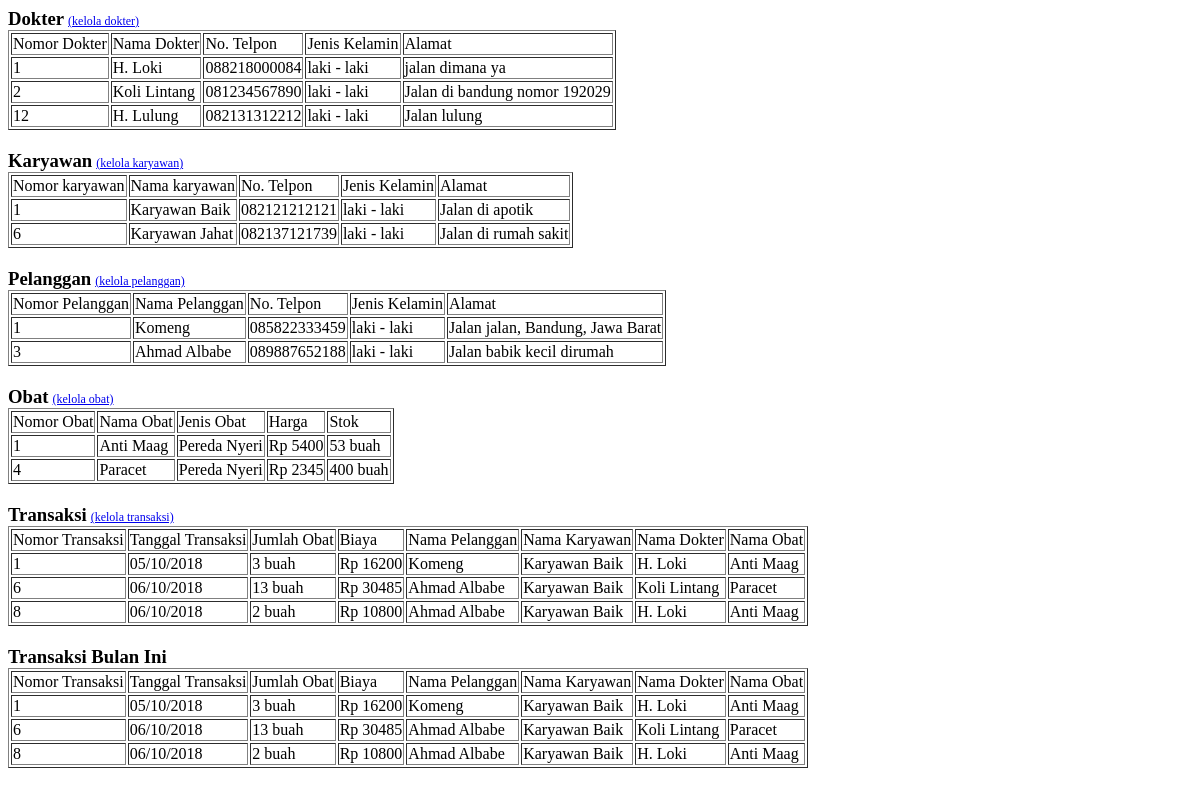
Before: / with the older database file.
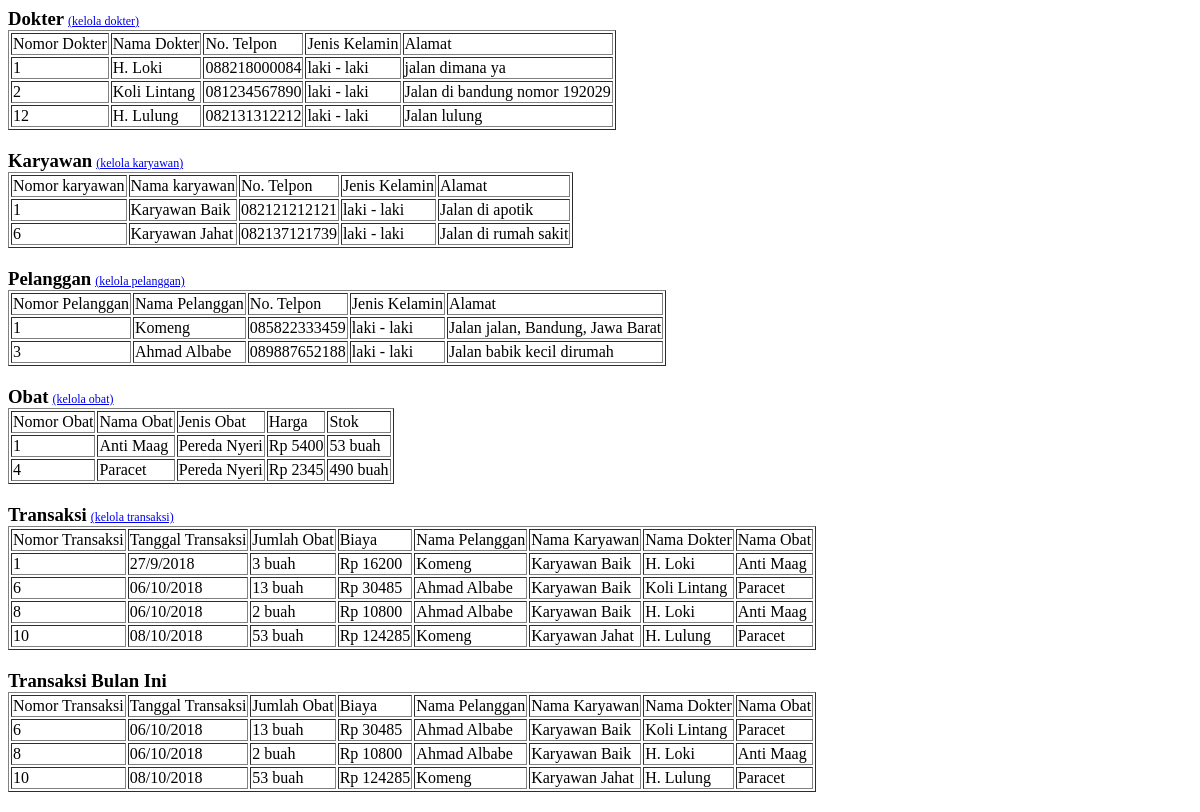
After: the same page with the newer database file.
### tables this page shows
CREATE TABLE `dokter` (
  `no_primary` int(4) NOT NULL,
  `nama` varchar(50) NOT NULL,
  `no_telp` varchar(15) NOT NULL,
  `jenis_kelamin` varchar(20) NOT NULL,
  `alamat` varchar(200) NOT NULL
);

CREATE TABLE `karyawan` (
  `no_primary` int(4) NOT NULL,
  `nama` varchar(50) NOT NULL,
  `no_telp` varchar(15) NOT NULL,
  `jenis_kelamin` varchar(20) NOT NULL,
  `alamat` varchar(200) NOT NULL
);

CREATE TABLE `pelanggan` (
  `no_primary` int(4) NOT NULL,
  `nama` varchar(50) NOT NULL,
  `no_telp` varchar(15) NOT NULL,
  `jenis_kelamin` varchar(20) NOT NULL,
  `alamat` varchar(200) NOT NULL
);

CREATE TABLE `obat` (
  `no_obat` int(4) NOT NULL,
  `nama_obat` varchar(50) NOT NULL,
  `jenis_obat` varchar(50) NOT NULL,
  `harga` int(10) NOT NULL,
  `stok` int(4) NOT NULL
);

CREATE TABLE `transaksi` (
  `no_transaksi` int(4) NOT NULL,
  `tanggal_transaksi` varchar(20) NOT NULL,
  `no_pelanggan` int(4) NOT NULL,
  `no_karyawan` int(4) NOT NULL,
  `no_dokter` int(4) NOT NULL,
  `no_obat` int(4) NOT NULL,
  `jumlah_obat` int(4) NOT NULL
);

### koneksi.php (called while the page is built, shortened)
<?php
	$conn = mysqli_connect("localhost", "root", "", "apotik");
	function getSingleManusia($tabel, $primary){
		global $conn;
		$sql = "select * from $tabel where no_primary = $primary";
		return mysqli_query($conn, $sql);
	}
	function getAllManusia($tabel){
		global $conn;
		$sql = "select * from $tabel";
		return mysqli_query($conn, $sql);
	}
	function getSingleObat($primary){
		global $conn;
		$sql = "select * from obat where no_obat = $primary";
		return mysqli_query($conn, $sql);
	}
	function getAllObat(){
		global $conn;
		$sql = "select * from obat";
		return mysqli_query($conn, $sql);
	}
	function getAllTransaksi(){
		global $conn;
		$sql = "select * from transaksi";
		return mysqli_query($conn, $sql);
	}
?>

### index.php (the view, shortened to what this page needs)
<?php
	include('koneksi.php');
?>
<!DOCTYPE html>
	<html>
	<head>
	</head>
	<body>
		<div class = "dokter" style="margin-bottom:20px;">
			<h3 style="margin-bottom:0;display:inline">Dokter</h3>
			<a href="kelola.php?kelola=dokter" style="font-size:12px">(kelola dokter)</a>
			<table border="1">
				<tr>
					<td>Nomor Dokter</td>
					<td>Nama Dokter</td>
					<td>No. Telpon</td>
					<td>Jenis Kelamin</td>
					<td>Alamat</td>
				</tr>
				<?php
					$result = getAllManusia("dokter");
					while($row = mysqli_fetch_array($result)) {
						echo '
						<tr>
							<td>'.$row["no_primary"].'</td>
							<td>'.$row["nama"].'</td>
							<td>'.$row["no_telp"].'</td>
							<td>'.$row["jenis_kelamin"].'</td>
							<td>'.$row["alamat"].'</td>
						</tr>
						';
					}
				?>
			</table>
		</div>
		<div class = "karyawan" style="margin-bottom:20px;">
			<h3 style="margin-bottom:0;display:inline">Karyawan</h3>
			<a href="kelola.php?kelola=karyawan" style="font-size:12px">(kelola karyawan)</a>
			<table border="1">
				<tr>
					<td>Nomor karyawan</td>
					<td>Nama karyawan</td>
					<td>No. Telpon</td>
					<td>Jenis Kelamin</td>
					<td>Alamat</td>
				</tr>
				<?php
					$result = getAllManusia("karyawan");
					while($row = mysqli_fetch_array($result)) {
						echo '
						<tr>
							<td>'.$row["no_primary"].'</td>
							<td>'.$row["nama"].'</td>
							<td>'.$row["no_telp"].'</td>
							<td>'.$row["jenis_kelamin"].'</td>
							<td>'.$row["alamat"].'</td>
						</tr>
						';
					}
				?>
			</table>
		</div>
		<div class = "pelanggan" style="margin-bottom:20px;">
			<h3 style="margin-bottom:0;display:inline">Pelanggan</h3>
			<a href="kelola.php?kelola=pelanggan" style="font-size:12px">(kelola pelanggan)</a>
			<table border="1">
				<tr>
					<td>Nomor Pelanggan</td>
					<td>Nama Pelanggan</td>
					<td>No. Telpon</td>
					<td>Jenis Kelamin</td>
					<td>Alamat</td>
				</tr>
				<?php
					$result = getAllManusia("pelanggan");
					while($row = mysqli_fetch_array($result)) {
						echo '
						<tr>
							<td>'.$row["no_primary"].'</td>
							<td>'.$row["nama"].'</td>
							<td>'.$row["no_telp"].'</td>
							<td>'.$row["jenis_kelamin"].'</td>
							<td>'.$row["alamat"].'</td>
						</tr>
						';
					}
				?>
			</table>
		</div>
		<div class = "obat" style="margin-bottom:20px;">
			<h3 style="margin-bottom:0;display:inline">Obat</h3>
			<a href="kelola.php?kelola=obat" style="font-size:12px">(kelola obat)</a>
			<table border="1">
				<tr>
					<td>Nomor Obat</td>
					<td>Nama Obat</td>
					<td>Jenis Obat</td>
					<td>Harga</td>
					<td>Stok</td>
				</tr>
				<?php
					$result = getAllObat();
					while($row = mysqli_fetch_array($result)) {
						echo '
						<tr>
							<td>'.$row["no_obat"].'</td>
							<td>'.$row["nama_obat"].'</td>
							<td>'.$row["jenis_obat"].'</td>
							<td>Rp '.$row["harga"].'</td>
							<td>'.$row["stok"].' buah</td>
						</tr>
						';
					}
				?>
			</table>
		</div>
		<div class = "Transaksi" style="margin-bottom:20px;">
			<h3 style="margin-bottom:0;display:inline">Transaksi</h3>
			<a href="kelola.php?kelola=transaksi" style="font-size:12px">(kelola transaksi)</a>
			<table border="1">
				<tr>
					<td>Nomor Transaksi</td>
					<td>Tanggal Transaksi</td>
					<td>Jumlah Obat</td>
					<td>Biaya</td>
					<td>Nama Pelanggan</td>
					<td>Nama Karyawan</td>
					<td>Nama Dokter</td>
					<td>Nama Obat</td>
				</tr>
				<?php
					$result = getAllTransaksi();
					while($row = mysqli_fetch_array($result)) {
						$res = getSingleManusia("pelanggan", $row["no_pelanggan"]);
						$pelanggan = mysqli_fetch_array($res);
						$res = getSingleManusia("karyawan", $row["no_karyawan"]);
						$karyawan = mysqli_fetch_array($res);
						$res = getSingleManusia("dokter", $row["no_dokter"]);
						$dokter = mysqli_fetch_array($res);
						$res = getSingleObat($row["no_obat"]);
						$obat = mysqli_fetch_array($res);
						echo '
						<tr>
							<td>'.$row["no_transaksi"].'</td>
							<td>'.$row["tanggal_transaksi"].'</td>
							<td>'.$row["jumlah_obat"].' buah</td>
							<td>Rp '.$row["jumlah_obat"] * $obat["harga"].'</td>
							<td>'.$pelanggan['nama'].'</td>
							<td>'.$karyawan['nama'].'</td>
							<td>'.$dokter['nama'].'</td>
							<td>'.$obat['nama_obat'].'</td>
						</tr>
						';
					}
				?>
			</table>
		</div>
		<div class = "ReportTransaksi" style="margin-bottom:20px;">
			<h3 style="margin-bottom:0;display:inline">Transaksi Bulan Ini</h3>
			<table border="1">
				<tr>
					<td>Nomor Transaksi</td>
					<td>Tanggal Transaksi</td>
					<td>Jumlah Obat</td>
					<td>Biaya</td>
					<td>Nama Pelanggan</td>
					<td>Nama Karyawan</td>
					<td>Nama Dokter</td>
					<td>Nama Obat</td>
				</tr>
				<?php
					$result = getAllTransaksi();
					while($row = mysqli_fetch_array($result)) {
						$tanggalExplode = explode("/", $row["tanggal_transaksi"]);
						if($tanggalExplode[1] == date("m")){
							$res = getSingleManusia("pelanggan", $row["no_pelanggan"]);
							$pelanggan = mysqli_fetch_array($res);
							$res = getSingleManusia("karyawan", $row["no_karyawan"]);
							$karyawan = mysqli_fetch_array($res);
							$res = getSingleManusia("dokter", $row["no_dokter"]);
							$dokter = mysqli_fetch_array($res);
							$res = getSingleObat($row["no_obat"]);
							$obat = mysqli_fetch_array($res);
							echo '
							<tr>
								<td>'.$row["no_transaksi"].'</td>
								<td>'.$row["tanggal_transaksi"].'</td>
								<td>'.$row["jumlah_obat"].' buah</td>
								<td>Rp '.$row["jumlah_obat"] * $obat["harga"].'</td>
								<td>'.$pelanggan['nama'].'</td>
								<td>'.$karyawan['nama'].'</td>
								<td>'.$dokter['nama'].'</td>
								<td>'.$obat['nama_obat'].'</td>
							</tr>
							';
						}
					}
				?>
			</table>
		</div>
	</body>
</html>

Changed rows visible on the page:
no longer on one of the page's lists (row edited): transaksi: no_transaksi "1", tanggal_transaksi "05/10/2018", jumlah_obat "3", $row['jumlah_obat']*$obat['harga'] "16200", no_pelanggan.nama "Komeng", no_karyawan.nama "Karyawan Baik", no_dokter.nama "H. Loki", no_obat.nama_obat "Anti Maag"
changed obat "Paracet": stok "400" → "490"
changed transaksi id 1: tanggal_transaksi "05/10/2018" → "27/9/2018"
added transaksi: no_transaksi "10", tanggal_transaksi "08/10/2018", jumlah_obat "53", $row['jumlah_obat']*$obat['harga'] "124285", no_pelanggan.nama "Komeng", no_karyawan.nama "Karyawan Jahat", no_dokter.nama "H. Lulung", no_obat.nama_obat "Paracet"
